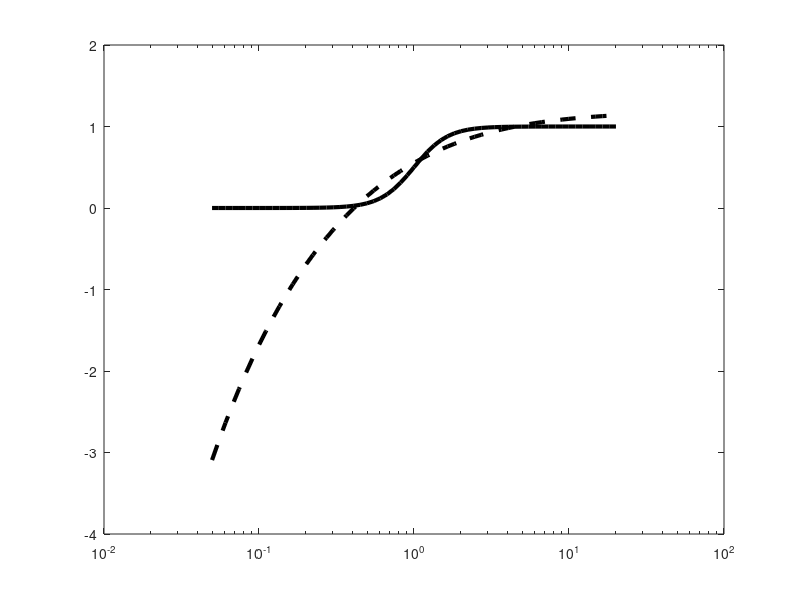

This chart was generated by the following MATLAB code: (Note: this script raises an error after producing the figure.)
%..
f0 = 1;
a = 0.17;
k = 0.40;
b = 0.036;
h = 1.8;
n = 4;
x0 = 0.13;
s = 0.5;
sex = 0;

%..
x = x0*lognrnd(0,1,1,1e4);
noise1 = lognrnd(0,s,1,1e4);
noise2 = lognrnd(0,s,1,1e4);
noise0 = lognrnd(0,sex,1,1e4);
y1 = 1./(1 + (x.*noise1.*noise0/x0).^(-n));
y2 = y1/2 + (1/2)./(1 + (x.*noise2.*noise0/x0).^(-n));

%..
xdet = x0*exp(-3:0.1:3);
ydet = 0:0.02:1.2;
ydetmodel = 1./(1 + (xdet/x0).^(-n));
ydetopt = h - sqrt(b*h*(k+xdet)./(a*xdet));
figure('color','w');
semilogx(xdet/x0,ydetmodel,'k','LineWidth',3);
hold on;
semilogx(xdet/x0,ydetopt,'k--','LineWidth',3);
ax = gca;
ax.FontSize = 24;
ax.LineWidth = 1;
axis(ax,'square');
xlabel('lactose (x/x_0)','FontSize',30);
ylabel('LacZ (y)','FontSize',30);
xlim([0.1 10]);
ylim([0 1.2]);

%..
for i=1:length(xdet)
    for j=1:length(ydet)
        Fdet(i,j) = f0*(1 + a*ydet(j).*xdet(i)./(k+xdet(i)) - b*ydet(j)./(h-ydet(j)));
    end
end
figure('color','w');
surf(xdet/x0,ydet,Fdet');
mymap=[(0.2:0.05:1)' (0.2:0.05:1)' (0.2:0.05:1)'].^0.75;
%mymap='jet';
colormap(mymap);
ax = gca;
ax.FontSize = 24;
ax.LineWidth = 1;
ax.XAxis.Scale = 'log';
axis(ax,'square');
xlabel('lactose (x/x_0)','FontSize',30,'rot',20);
ylabel('LacZ (y)','FontSize',30,'rot',-40);
zlabel('fitness (W)','FontSize',30);
xlim([0.1 10]);
ylim([0 1.2]);
zlim([0.95 1.1]);
ax.YTick = [0 0.6 1.2];


